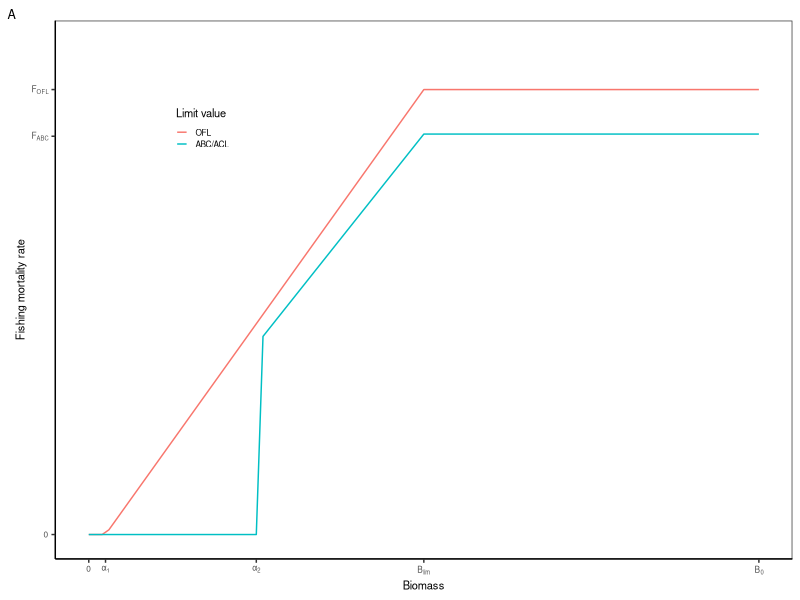
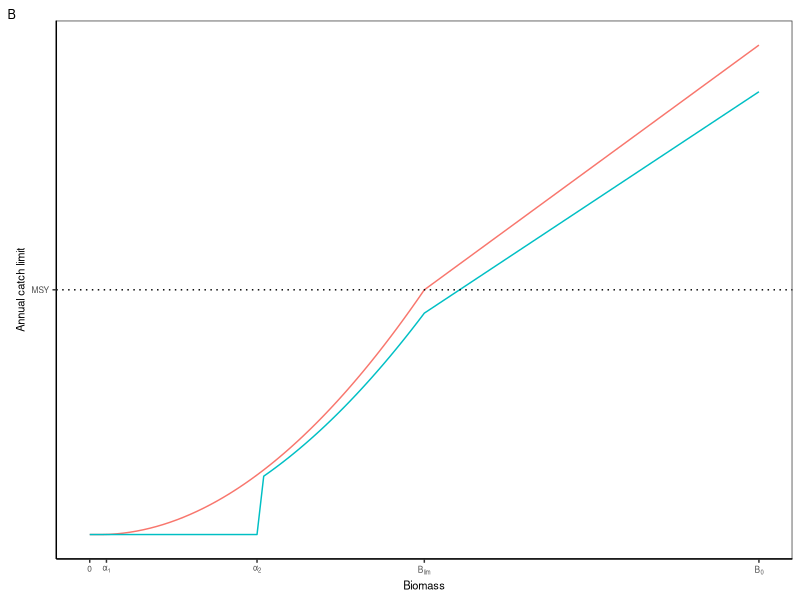
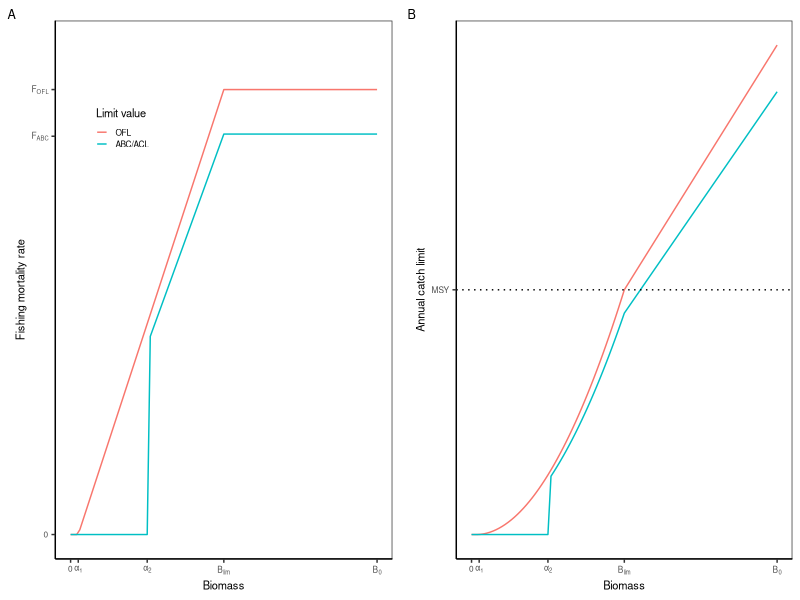

Generate these figures, in order, with R: (Note: this script raises an error after producing the figures.)

# Clear workspace
rm(list = ls())
options(dplyr.summarise.inform=F)

# Setup
################################################################################

# Packages
library(tidyverse)

# Directories
plotdir <- "figures"
tabledir <- "tables"
inputdir <- "data/stock_smart/raw"
outputdir <- "data/stock_smart/processed"


# Set parameters
################################################################################

# Parameters
k <- 1
r <- 0.2

# MSY reference points
b_msy <- k/2
u_msy <- r/2
msy <- b_msy*u_msy

# B limits
b_lim <- b_msy
b_min <- 0.1

# Pstar buffer
pstar_buffer <- 0.9

# U limits
u_ofl <- u_msy
u_abc <- u_ofl * pstar_buffer

# F limits
f_msy <- -log(1 - u_msy)
f_ofl <- -log(1 - u_ofl)
f_abc <- -log(1 - u_abc)


# F = -log(1 - U)
# U = 1 - exp(-F)


# Build data
################################################################################

# Biomass values
b_inc <- 0.01
b_vals <- seq(0, k, b_inc)
nvals <- length(b_vals)

# Parameters
a_bbmsy <- 0.05
a_biomass <- a_bbmsy/2
a_bbmsy_abc <- 0.5
a_biomass_abc <- a_bbmsy_abc/2

# Build data
data <- tibble(biomass=b_vals,
                bbmsy=b_vals/b_msy) %>%
  # Add F OFL
  mutate(f_ofl=ifelse(bbmsy>1, f_msy,
                      ifelse(bbmsy<=a_bbmsy, 0, f_msy*(bbmsy-a_bbmsy)/(1-a_bbmsy)))) %>%
  # Add F ABC
  mutate(f_abc=f_ofl*0.9,
         f_abc=ifelse(bbmsy<=a_bbmsy_abc, 0, f_abc)) %>%
  # Gather
  gather(key="value", value="f", 3:ncol(.)) %>%
  # Format value type
  mutate(value=recode_factor(value, "f_ofl"="OFL", "f_abc"="ABC/ACL")) %>%
  # Calculate exploitation rate
  mutate(u= 1 - exp(-f)) %>%
  # Calculate catch
  mutate(catch=u*biomass)


# Plot data
################################################################################

# My theme
my_theme <- theme(axis.text=element_text(size=6),
                  axis.title=element_text(size=8),
                  legend.text=element_text(size=6),
                  legend.title=element_text(size=8),
                  plot.tag=element_text(size=9),
                  # Gridlines
                  panel.grid.major = element_blank(),
                  panel.grid.minor = element_blank(),
                  panel.background = element_blank(),
                  axis.line = element_line(colour = "black"),
                  # Legend
                  legend.position = c(0.2, 0.8),
                  legend.key.size = unit(0.3, "cm"),
                  legend.background = element_rect(fill=alpha('blue', 0)))

# Plot
g1 <- ggplot(data, aes(x=biomass, y=f, color=value)) +
  geom_line() +
  # Limits
  scale_y_continuous(lim=c(0, f_ofl*1.1),
                     breaks=c(0, f_abc, f_ofl), labels=c("0", expression("F"["ABC"]), expression("F"["OFL"]))) +
  scale_x_continuous(breaks=c(0, a_biomass, a_biomass_abc, b_lim, k),
                     labels=c("0", expression("α"["1"]), expression("α"["2"]),  expression("B"["lim"]), expression("B"["0"]))) +
  # Labels
  labs(x="Biomass", y="Fishing mortality rate", tag="A") +
  # Legend
  scale_color_discrete(name="Limit value") +
  # Theme
  theme_bw() + my_theme
g1

# Plot
g2 <- ggplot(data, aes(x=biomass, y=catch, color=value)) +
  geom_line() +
  # Reference line
  geom_hline(yintercept=msy, linetype="dotted") +
  # Limits
  scale_y_continuous(breaks=c(msy), labels=c("MSY")) +
  scale_x_continuous(breaks=c(0, a_biomass, a_biomass_abc, b_lim, k),
                     labels=c("0", expression("α"["1"]), expression("α"["2"]),  expression("B"["lim"]), expression("B"["0"]))) +
  # Labels
  labs(x="Biomass", y="Annual catch limit", tag="B") +
  # Theme
  theme_bw() + my_theme +
  theme(legend.position = "none")
g2

# Merge plots
g <- gridExtra::grid.arrange(g1, g2, nrow=1)
g

# Export plot
ggsave(g, filename=file.path(plotdir, "figure_hcr_npfmc_groundfish.png"),
       width=6.5, height=2.75, units="in", dpi=600)





